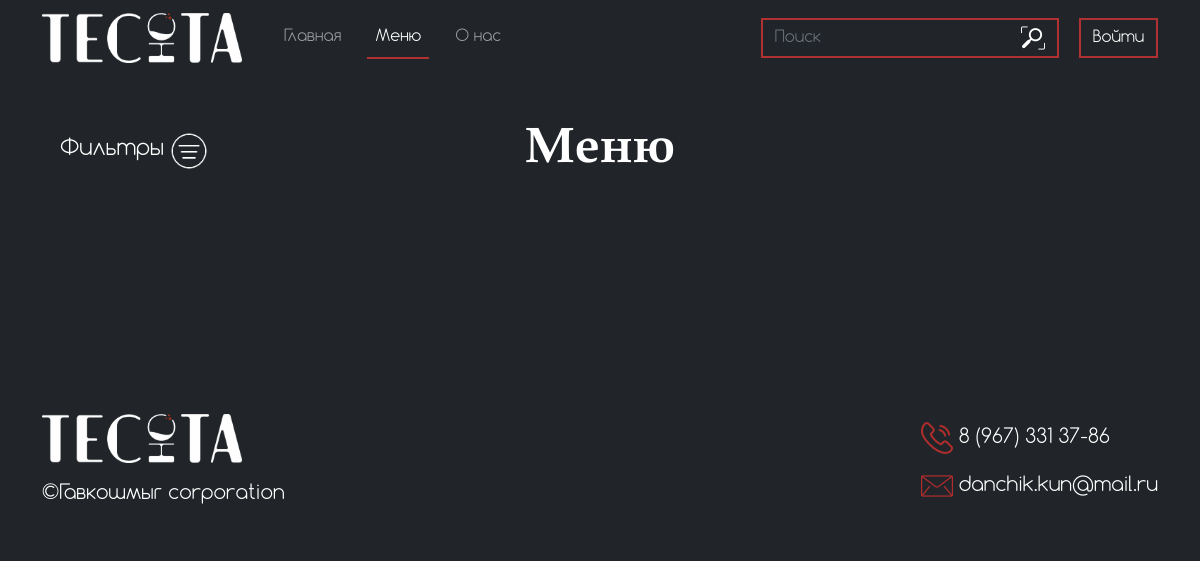
/output/menu, run on an earlier commit of the app's database.
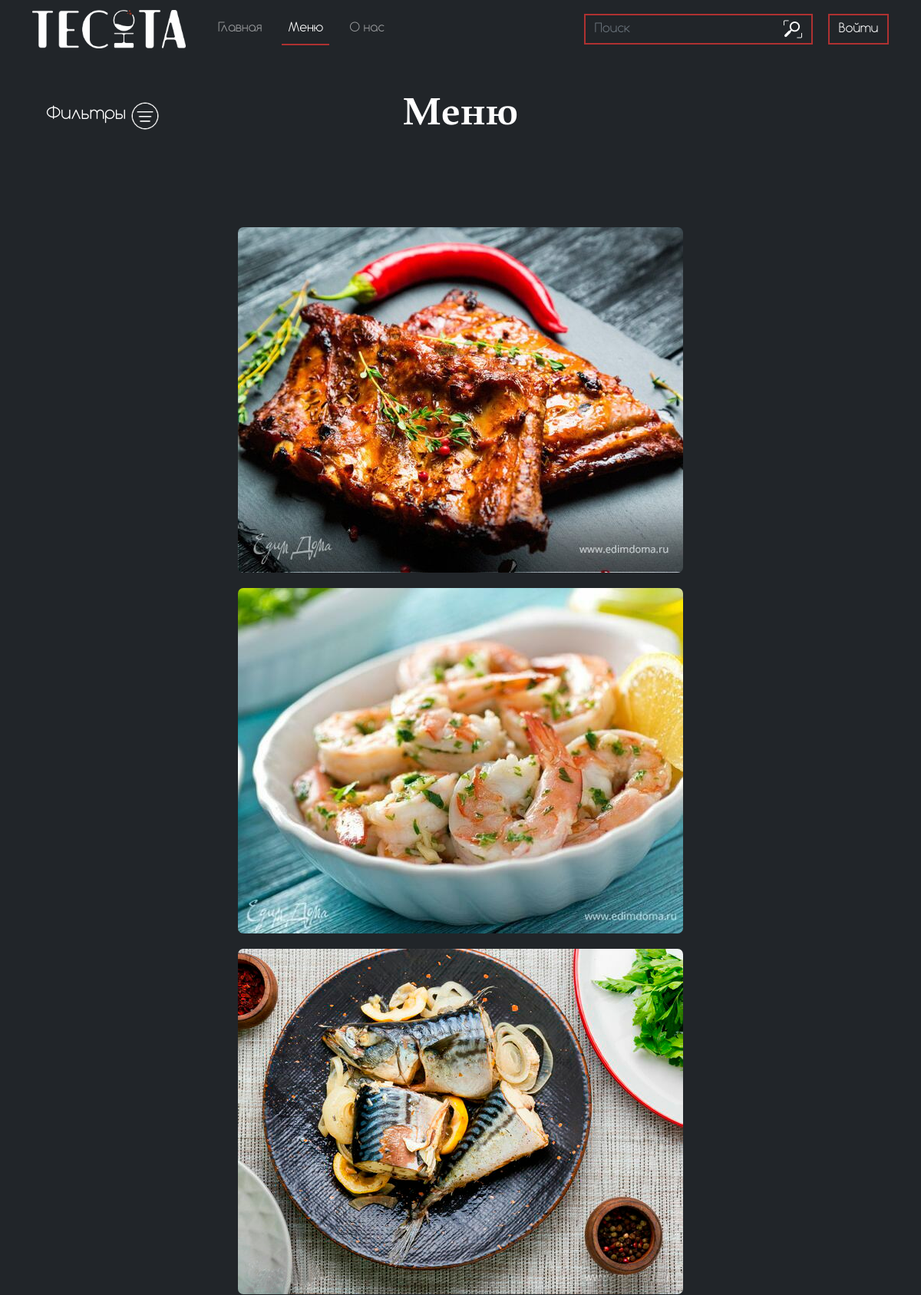
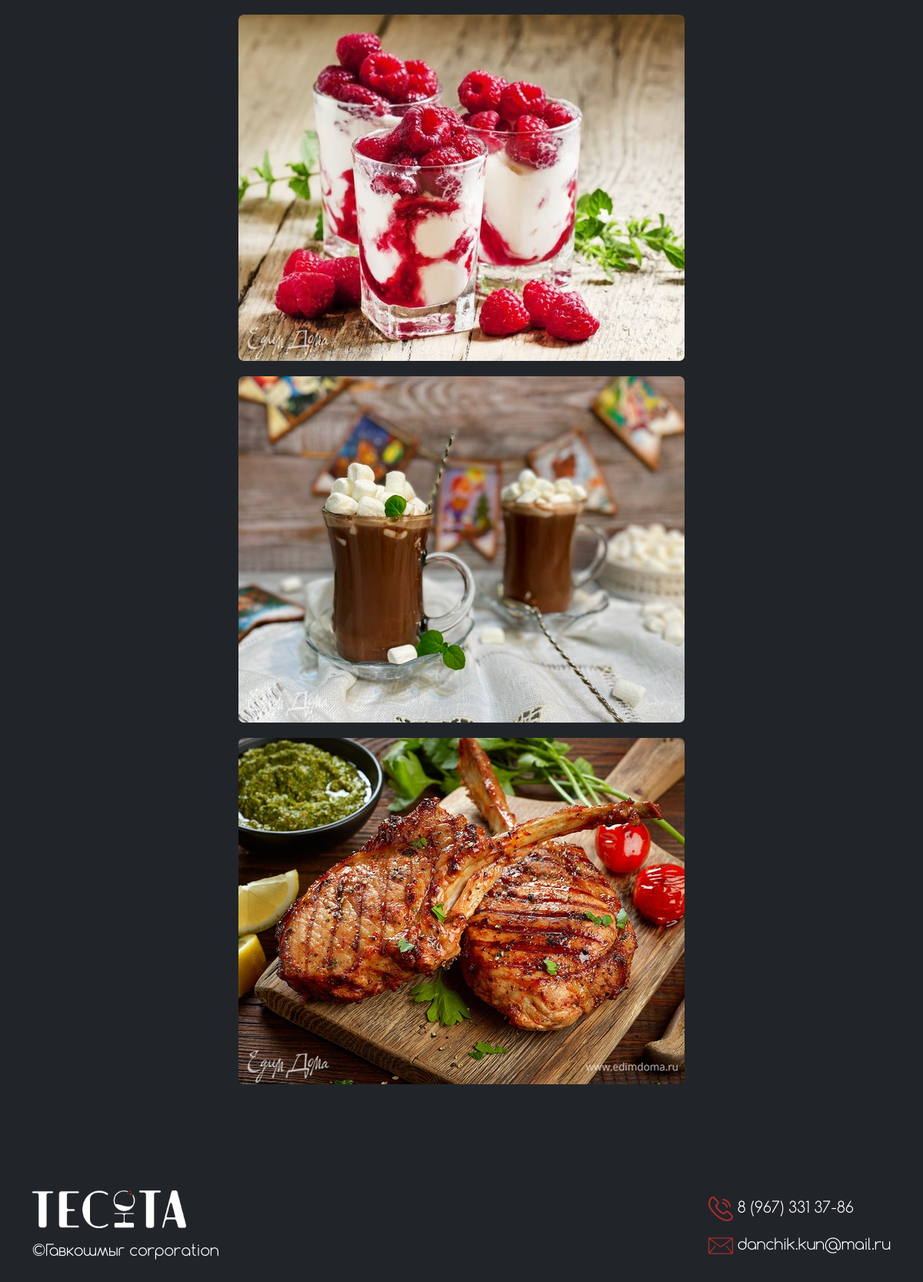
And on a later commit of the database (2 pictures, top to bottom).
### tables this page shows
CREATE TABLE `menu` (
  `id` int NOT NULL,
  `name` varchar(50) DEFAULT NULL,
  `img` varchar(500) DEFAULT NULL,
  `discription` varchar(500) DEFAULT NULL,
  `price` int DEFAULT NULL,
  `type` varchar(100) DEFAULT NULL
);

### output/menu.php (the view, shortened to what this page needs)
<!DOCTYPE html>
<html lang="ru">
<head>
    <link href="https://cdn.jsdelivr.net/npm/bootstrap@5.0.2/dist/css/bootstrap.min.css" rel="stylesheet">
    <link rel="stylesheet" href="../css/menu.css">
    <link rel="stylesheet" href="../css/style.css">
</head>
<body class="bg-dark">
<?php
  if(!$_SESSION['user'] && !$_SESSION['admin']){ ?>
    <header>
    <nav class="navbar navbar-expand-lg navbar-dark" id="navheader">
        <div class="container">
          <a class="navbar-brand" href="./index">
              <img src="../images/logo.png" class="img-fluid" style="width: 200px;" alt="">
            </a>
          <div class="collapse navbar-collapse" id="navbarSupportedContent">
            <ul class="navbar-nav me-auto mb-2 mb-lg-0">
              <li class="nav-item">
                <a class="nav-link" aria-current="page" href="./index">Главная</a>
              </li>
              <li class="nav-item">
                <a class="nav-link active" href="./menu">Меню</a>
              </li>
              <li class="nav-item">
                <a class="nav-link" href="./about_us">О нас</a>
              </li>
            </ul>
            <form class="d-flex" action="../output/search_res" method="GET">
                <input class="form-control me-2 search" style="width: 250px; border-right: none;" type="search" name="search" placeholder="Поиск" aria-label="Поиск">
                <button class="btn" style="margin-right: 20px; margin-left: -10px; border-left: none;" type="submit"><img src="../images/search.png" alt=""></button>
            </form>
            <button type="button" class="btn" data-bs-toggle="modal" data-bs-target="#exampleModalToggle">
                Войти
            </button>
          </div>
        </div>
      </nav>
  </header> <?
  }
?>
      <div class="sort">
      <div onclick="click4()" class="first-div-sort">
        <p>Фильтры</p>
        <img src="/images/filter.png" alt="">
      </div>
    </div>
<section class="menu">
  <div class="container">
  <h1 style="text-align: center; font-size: 50px; margin-bottom: 50px">Меню</h1>
    <section id="service">
        <div class="service-box">
      <?
        require '../functions/connect.php';
        $sql = $connect->query("SELECT * FROM `menu`");
        while($row = $sql->fetch(PDO::FETCH_ASSOC)){
          ?>
          <a href="/output/full_discription_food?id=<?=$row['id']?>" style="text-decoration: none;"><div id="<?=$row['type']?>" class="single-service">
                <img id="<?=$row['id']?>" class="img-menu" src="<?='/'.$row['img']?>" alt="">
            </div>
          <?
        }
      ?>
    </div>
    </div></a>
  </section>
<?require'./details/footer.php'?>
</body>
</html>

What changed in the data, as far as the page shows it:
added menu: img (picture)
added menu: img (picture)
added menu: img (picture)
added menu: img (picture)
added menu: img (picture)
added menu: img (picture)
